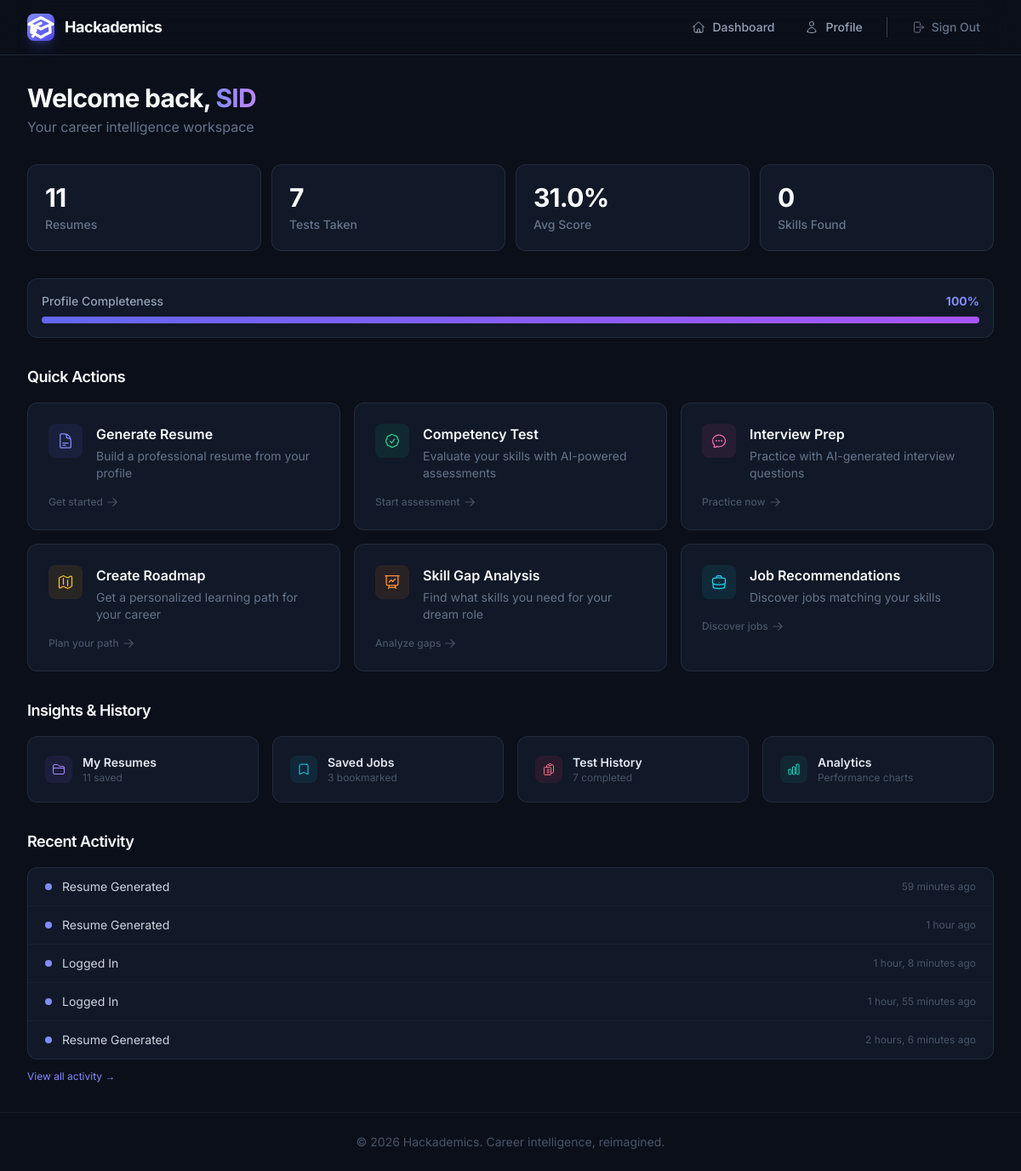
The page /dashboard/ (signed in) on the database its author committed.
### users/models.py (models this page shows, shortened)
class ActivityLog(models.Model):
    ACTION_CHOICES = [
        ('login', 'Logged In'),
        ('resume_generated', 'Resume Generated'),
        ('test_completed', 'Competency Test Completed'),
        ('roadmap_created', 'Roadmap Created'),
        ('skills_extracted', 'Skills Extracted'),
        ('job_search', 'Job Search Performed'),
        ('profile_updated', 'Profile Updated'),
        ('interview_prep', 'Interview Prep Started'),
    ]
    user = models.ForeignKey(User, on_delete=models.CASCADE, related_name='activity_logs')
    action = models.CharField(max_length=30, choices=ACTION_CHOICES)
    detail = models.CharField(max_length=255, blank=True)
    created_at = models.DateTimeField(auto_now_add=True)
    class Meta:
        ordering = ['-created_at']

### users/views.py (the view)
# urls.py: path('dashboard/', views.dashboard_view, name='dashboard'),
@login_required
def dashboard_view(request):
    profile = None
    profile_completeness = 0
    try:
        profile = request.user.userprofile
        profile_completeness = profile.completeness
    except UserProfile.DoesNotExist:
        return redirect('edit_profile')
    resume_count = resume.objects.filter(user=request.user).count()
    test_count = CompetencyTestSession.objects.filter(user=request.user, completed=True).count()
    saved_jobs_count = SavedJob.objects.filter(user=request.user).count()
    avg_score = CompetencyTestSession.objects.filter(
        user=request.user, completed=True
    ).aggregate(avg=Avg('score'))['avg']
    avg_score = round(avg_score, 1) if avg_score else 0
    recent_activity = ActivityLog.objects.filter(user=request.user)[:5]
    skills_count = 0
    if profile and profile.extracted_skills:
        skills_count = len(profile.extracted_skills)
    context = {
        'profile': profile,
        'profile_completeness': profile_completeness,
        'resume_count': resume_count,
        'test_count': test_count,
        'saved_jobs_count': saved_jobs_count,
        'avg_score': avg_score,
        'recent_activity': recent_activity,
        'skills_count': skills_count,
    }
    return render(request, 'users/dashboard.html', context)

### users/models.py (called while the page is built)
    @property
    def completeness(self):
        fields = ['full_name', 'phone_number', 'location', 'skills',
                  'education', 'experience', 'projects', 'achievements']
        filled = sum(1 for f in fields if getattr(self, f, None))
        return int((filled / len(fields)) * 100)

### templates/users/dashboard.html (shortened to what this page needs)
{% extends 'base.html' %}
{% block content %}
<div class="animate-slide-up">
  <div class="mb-8">
    <h1 class="text-3xl font-bold text-surface-50 tracking-tight">
      Welcome back, <span class="bg-gradient-to-r from-brand-400 to-purple-400 bg-clip-text text-transparent">{{ user.username }}</span>
    </h1>
    <p class="text-surface-400 mt-1">Your career intelligence workspace</p>
  </div>
  <div class="grid grid-cols-2 md:grid-cols-4 gap-3 mb-8">
    <div class="stat-card">
      <div class="stat-value">{{ resume_count }}</div>
      <div class="stat-label">Resumes</div>
    </div>
    <div class="stat-card">
      <div class="stat-value">{{ test_count }}</div>
      <div class="stat-label">Tests Taken</div>
    </div>
    <div class="stat-card">
      <div class="stat-value">{{ avg_score }}%</div>
      <div class="stat-label">Avg Score</div>
    </div>
    <div class="stat-card">
      <div class="stat-value">{{ skills_count }}</div>
      <div class="stat-label">Skills Found</div>
    </div>
  </div>
  {% if profile %}
  <div class="card p-4 mb-8">
    <div class="flex items-center justify-between mb-2">
      <span class="text-sm font-medium text-surface-300">Profile Completeness</span>
      <span class="text-sm font-bold text-brand-400">{{ profile_completeness }}%</span>
    </div>
    <div class="w-full bg-surface-700 rounded-full h-2">
      <div class="bg-gradient-to-r from-brand-500 to-purple-500 h-2 rounded-full transition-all duration-500" style="width: {{ profile_completeness }}%"></div>
    </div>
  </div>
  {% endif %}
  <h2 class="section-title mb-4">Quick Actions</h2>
  <div class="grid grid-cols-1 md:grid-cols-2 lg:grid-cols-3 gap-4 mb-8">
    <a href="{% url 'generate_resume' %}" class="group card p-6 hover:border-brand-500/50 hover:shadow-lg hover:shadow-brand-500/5 transition-all duration-300">
      <div class="flex items-start gap-4">
        <div class="w-10 h-10 bg-brand-500/10 rounded-lg flex items-center justify-center flex-shrink-0 group-hover:bg-brand-500/20 transition-colors">
        </div>
        <div><h3 class="font-semibold text-surface-50 group-hover:text-brand-400 transition-colors">Generate Resume</h3><p class="text-sm text-surface-400 mt-1">Build a professional resume from your profile</p></div>
      </div>
      <div class="flex items-center gap-1 mt-4 text-xs font-medium text-surface-500 group-hover:text-brand-400 transition-colors">Get started <svg class="w-3.5 h-3.5 transition-transform group-hover:translate-x-0.5" fill="none" viewBox="0 0 24 24" stroke-width="2" stroke="currentColor"><path stroke-linecap="round" stroke-linejoin="round" d="M13.5 4.5 21 12m0 0-7.5 7.5M21 12H3" /></svg></div>
    </a>
    <a href="{% url 'generate_test' %}" class="group card p-6 hover:border-emerald-500/50 hover:shadow-lg hover:shadow-emerald-500/5 transition-all duration-300">
      <div class="flex items-start gap-4">
        <div class="w-10 h-10 bg-emerald-500/10 rounded-lg flex items-center justify-center flex-shrink-0 group-hover:bg-emerald-500/20 transition-colors">
        </div>
        <div><h3 class="font-semibold text-surface-50 group-hover:text-emerald-400 transition-colors">Competency Test</h3><p class="text-sm text-surface-400 mt-1">Evaluate your skills with AI-powered assessments</p></div>
      </div>
      <div class="flex items-center gap-1 mt-4 text-xs font-medium text-surface-500 group-hover:text-emerald-400 transition-colors">Start assessment <svg class="w-3.5 h-3.5 transition-transform group-hover:translate-x-0.5" fill="none" viewBox="0 0 24 24" stroke-width="2" stroke="currentColor"><path stroke-linecap="round" stroke-linejoin="round" d="M13.5 4.5 21 12m0 0-7.5 7.5M21 12H3" /></svg></div>
    </a>
    <a href="{% url 'interview_prep' %}" class="group card p-6 hover:border-pink-500/50 hover:shadow-lg hover:shadow-pink-500/5 transition-all duration-300">
      <div class="flex items-start gap-4">
        <div class="w-10 h-10 bg-pink-500/10 rounded-lg flex items-center justify-center flex-shrink-0 group-hover:bg-pink-500/20 transition-colors">
        </div>
        <div><h3 class="font-semibold text-surface-50 group-hover:text-pink-400 transition-colors">Interview Prep</h3><p class="text-sm text-surface-400 mt-1">Practice with AI-generated interview questions</p></div>
      </div>
      <div class="flex items-center gap-1 mt-4 text-xs font-medium text-surface-500 group-hover:text-pink-400 transition-colors">Practice now <svg class="w-3.5 h-3.5 transition-transform group-hover:translate-x-0.5" fill="none" viewBox="0 0 24 24" stroke-width="2" stroke="currentColor"><path stroke-linecap="round" stroke-linejoin="round" d="M13.5 4.5 21 12m0 0-7.5 7.5M21 12H3" /></svg></div>
    </a>
    <a href="{% url 'target_job' %}" class="group card p-6 hover:border-amber-500/50 hover:shadow-lg hover:shadow-amber-500/5 transition-all duration-300">
      <div class="flex items-start gap-4">
        <div class="w-10 h-10 bg-amber-500/10 rounded-lg flex items-center justify-center flex-shrink-0 group-hover:bg-amber-500/20 transition-colors">
        </div>
        <div><h3 class="font-semibold text-surface-50 group-hover:text-amber-400 transition-colors">Create Roadmap</h3><p class="text-sm text-surface-400 mt-1">Get a personalized learning path for your career</p></div>
      </div>
      <div class="flex items-center gap-1 mt-4 text-xs font-medium text-surface-500 group-hover:text-amber-400 transition-colors">Plan your path <svg class="w-3.5 h-3.5 transition-transform group-hover:translate-x-0.5" fill="none" viewBox="0 0 24 24" stroke-width="2" stroke="currentColor"><path stroke-linecap="round" stroke-linejoin="round" d="M13.5 4.5 21 12m0 0-7.5 7.5M21 12H3" /></svg></div>
    </a>
    <a href="{% url 'skill_gap' %}" class="group card p-6 hover:border-orange-500/50 hover:shadow-lg hover:shadow-orange-500/5 transition-all duration-300">
      <div class="flex items-start gap-4">
        <div class="w-10 h-10 bg-orange-500/10 rounded-lg flex items-center justify-center flex-shrink-0 group-hover:bg-orange-500/20 transition-colors">
        </div>
        <div><h3 class="font-semibold text-surface-50 group-hover:text-orange-400 transition-colors">Skill Gap Analysis</h3><p class="text-sm text-surface-400 mt-1">Find what skills you need for your dream role</p></div>
      </div>
      <div class="flex items-center gap-1 mt-4 text-xs font-medium text-surface-500 group-hover:text-orange-400 transition-colors">Analyze gaps <svg class="w-3.5 h-3.5 transition-transform group-hover:translate-x-0.5" fill="none" viewBox="0 0 24 24" stroke-width="2" stroke="currentColor"><path stroke-linecap="round" stroke-linejoin="round" d="M13.5 4.5 21 12m0 0-7.5 7.5M21 12H3" /></svg></div>
    </a>
    <a href="{% url 'job_recommendation' %}" class="group card p-6 hover:border-cyan-500/50 hover:shadow-lg hover:shadow-cyan-500/5 transition-all duration-300">
      <div class="flex items-start gap-4">
        <div class="w-10 h-10 bg-cyan-500/10 rounded-lg flex items-center justify-center flex-shrink-0 group-hover:bg-cyan-500/20 transition-colors">
        </div>
        <div><h3 class="font-semibold text-surface-50 group-hover:text-cyan-400 transition-colors">Job Recommendations</h3><p class="text-sm text-surface-400 mt-1">Discover jobs matching your skills</p></div>
      </div>
      <div class="flex items-center gap-1 mt-4 text-xs font-medium text-surface-500 group-hover:text-cyan-400 transition-colors">Discover jobs <svg class="w-3.5 h-3.5 transition-transform group-hover:translate-x-0.5" fill="none" viewBox="0 0 24 24" stroke-width="2" stroke="currentColor"><path stroke-linecap="round" stroke-linejoin="round" d="M13.5 4.5 21 12m0 0-7.5 7.5M21 12H3" /></svg></div>
    </a>
  </div>
  <h2 class="section-title mb-4">Insights & History</h2>
  <div class="grid grid-cols-1 md:grid-cols-2 lg:grid-cols-4 gap-4 mb-8">
    <a href="{% url 'view' %}" class="group card p-5 hover:border-violet-500/50 transition-all duration-300">
      <div class="flex items-center gap-3">
        <div class="w-8 h-8 bg-violet-500/10 rounded-lg flex items-center justify-center group-hover:bg-violet-500/20 transition-colors"></div>
        <div><h3 class="text-sm font-semibold text-surface-100 group-hover:text-violet-400">My Resumes</h3><p class="text-xs text-surface-500">{{ resume_count }} saved</p></div>
      </div>
    </a>
    <a href="{% url 'saved_jobs' %}" class="group card p-5 hover:border-cyan-500/50 transition-all duration-300">
      <div class="flex items-center gap-3">
        <div class="w-8 h-8 bg-cyan-500/10 rounded-lg flex items-center justify-center group-hover:bg-cyan-500/20 transition-colors"><svg class="w-4 h-4 text-cyan-400" fill="none" viewBox="0 0 24 24" stroke-width="1.5" stroke="currentColor"><path stroke-linecap="round" stroke-linejoin="round" d="M17.593 3.322c1.1.128 1.907 1.077 1.907 2.185V21L12 17.25 4.5 21V5.507c0-1.108.806-2.057 1.907-2.185a48.507 48.507 0 0 1 11.186 0Z" /></svg></div>
        <div><h3 class="text-sm font-semibold text-surface-100 group-hover:text-cyan-400">Saved Jobs</h3><p class="text-xs text-surface-500">{{ saved_jobs_count }} bookmarked</p></div>
      </div>
    </a>
    <a href="{% url 'history_test' %}" class="group card p-5 hover:border-rose-500/50 transition-all duration-300">
      <div class="flex items-center gap-3">
        <div class="w-8 h-8 bg-rose-500/10 rounded-lg flex items-center justify-center group-hover:bg-rose-500/20 transition-colors"></div>
        <div><h3 class="text-sm font-semibold text-surface-100 group-hover:text-rose-400">Test History</h3><p class="text-xs text-surface-500">{{ test_count }} completed</p></div>
      </div>
    </a>
    <a href="{% url 'history_graph' %}" class="group card p-5 hover:border-teal-500/50 transition-all duration-300">
      <div class="flex items-center gap-3">
        <div class="w-8 h-8 bg-teal-500/10 rounded-lg flex items-center justify-center group-hover:bg-teal-500/20 transition-colors"></div>
        <div><h3 class="text-sm font-semibold text-surface-100 group-hover:text-teal-400">Analytics</h3><p class="text-xs text-surface-500">Performance charts</p></div>
      </div>
    </a>
  </div>
  {% if recent_activity %}
  <h2 class="section-title mb-4">Recent Activity</h2>
  <div class="card divide-y divide-surface-700/50">
    {% for activity in recent_activity %}
    <div class="px-5 py-3 flex items-center justify-between">
      <div class="flex items-center gap-3">
        <div class="w-2 h-2 rounded-full bg-brand-400"></div>
        <span class="text-sm text-surface-200">{{ activity.get_action_display }}</span>
      </div>
      <span class="text-xs text-surface-500">{{ activity.created_at|timesince }} ago</span>
    </div>
    {% endfor %}
  </div>
  <a href="{% url 'activity_log' %}" class="text-xs text-brand-400 hover:text-brand-300 mt-3 inline-block">View all activity &rarr;</a>
  {% endif %}
</div>
{% endblock %}

### rows shown on the page
ActivityLog: action "Resume Generated", created_at "59 minutes"
ActivityLog: action "Resume Generated", created_at "1 hour"
ActivityLog: action "Logged In", created_at "1 hour, 8 minutes"
ActivityLog: action "Logged In", created_at "1 hour, 55 minutes"
ActivityLog: action "Resume Generated", created_at "2 hours, 6 minutes"

### other values the page prints
{{ resume_count }} "11"
{{ test_count }} "7"
{{ avg_score }} "31.0"
{{ skills_count }} "0"
{{ profile_completeness }} "100"
{{ saved_jobs_count }} "3"
